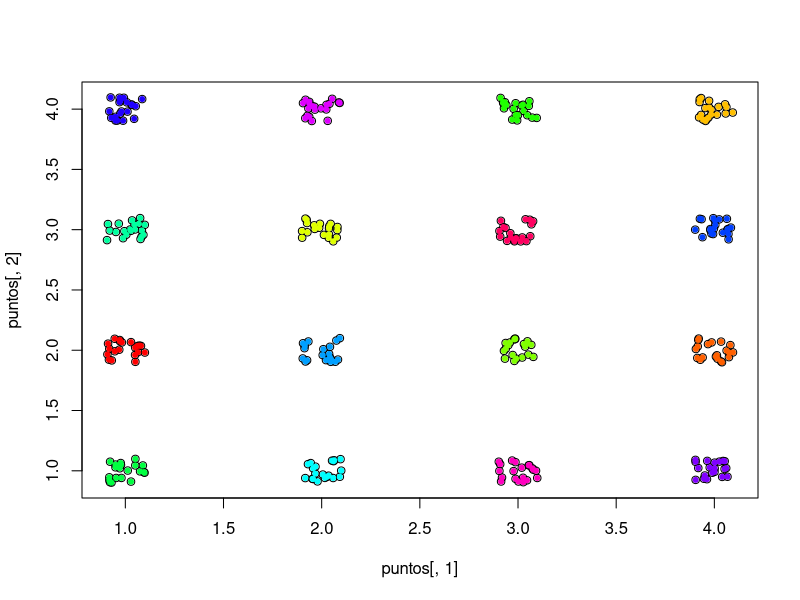

R code for this plot: (Note: this script raises an error after producing the figure.)
#TO DO
#VER COMO IMPLEMENTAR LA FUNCION SAMPLE EN C!

#///////////////
#CONFIGURACIONES
#///////////////

#---------------------------
#Configuraciones del dataset
#---------------------------
dim_red = 4; #los puntos en la red no son reales, son solo los lugares alrededor de los cuales se van a armar los clusters
puntos_por_cluster = 20;
parametro_de_red = 1;
ancho_del_cluster = 0.1; #lo que mide el cluster en x
alto_del_cluster = 0.1; #lo que mide el cluster en y

#---------------------
#Configuraciones de AG
#---------------------
poblacion = 10;
pm = 0.1; #probabilidad de mutacion
pc = 0.3; #probabilidad de single-point crossover
pp = 3; #Cromosomas a seleccionar aleatoreamente en cada busqueda de padres
k_max = 20; #Maxima cantidad de clusters a buscar
alfa = 0.1; #Amplitud de mutacion de valores de activacion
epsilon = 0.3; #Amplitud de mutacion de centroides
soluciones_de_elite = 4; #Las mejores soluciones pasan sin alteraciones a la proxima generacion
generaciones = 1000;
corridas = 1;


#////////////////////
#CARGADO DE LIBRERIAS
#////////////////////


#///////////////////////
#COMIENZAN LAS FUNCIONES
#///////////////////////

#------------------
#Funcion de fitness
#------------------
calcular_fitness <- function(cromosoma, promedio, k_max, puntos){

	#Va a usar como funcion de fitness el indice Calinski-Harabasz 
	#Guarda la distancia de cada punto a su correspondiente cluster
	distancias = matrix(0, ncol=1, nrow=nrow(puntos));

	#Cuantos clusters hay habilitados
	clusters = 0;
	for(i in 1:k_max){
		#Si el valor de activacion es mayor a 0.5 (i.e. esta activado) busca los puntos que pertenecen a ese cluster		
		if(cromosoma[i] >= 0.5) clusters = clusters + 1;
	}
	
	#Si solo hay un cluster, devuelve 0
	if(clusters < 2) return (0);
	distancia_intra_cluster = 0;
	#Asigna primero cada punto a un cluster por proximidad
	for(punto in 1:nrow(puntos)){
		
		#Inicializa la distancia al cluster al que pertenece (inf = no pertenece a ninguno)		
		distancia_a_k = Inf;
		for(i in 1:k_max){
			#Si el valor de activacion es mayor a 0.5 (i.e. esta activado) busca los puntos que pertenecen a ese cluster		
			if(cromosoma[i] >= 0.5){
			  #cat(i, puntos[punto, 1], puntos[punto, 2], cromosoma[(k_max + (2*i - 1))], cromosoma[(k_max + (2*i))],(puntos[punto, 1] - cromosoma[(k_max + (2*i - 1))]),(puntos[punto, 2] - cromosoma[(k_max + (2*i))]),(k_max + (2*i)),(k_max + (2*i-1)),"|");
				#Si la distancia a este centroide es la mas chica, se lo asigno al centroide
				distancia_a_i = (puntos[punto, 1] - cromosoma[(k_max + (2*i - 1))])^2 + (puntos[punto, 2] - cromosoma[(k_max + (2*i))])^2
				#print(distancia_a_i);
				if(distancia_a_i < distancia_a_k) {
					distancia_a_k = distancia_a_i;
				}
			}		

		}
		distancia_intra_cluster = distancia_intra_cluster + distancia_a_k; #La distancia cuadriatica del punto al cluster que pertenece		
	}
	#Suma todas las distancias intra-clusters
	#distancia_intra_cluster = sum(distancias);
	#print(distancia_intra_cluster);
	#Teniendo todo solo resta calcular el indice CH
	ch = (((promedio - distancia_intra_cluster)/distancia_intra_cluster)*(nrow(puntos)-clusters)/(clusters-1));
	return (ch);
}

#-------------------
#Funcion de mutacion
#-------------------
mutar <- function(cromosoma, pm, k_max, alfa, epsilon, valores_limite){
	
	#Muta primero los valores de activacion
	mascara = sample(0:1, k_max, replace=TRUE, c((1-pm),pm));
	for(i in 1:k_max){
		if(mascara[i]){
	
			#muta
			nuevo_va = cromosoma[i] + runif(min=-alfa, max=alfa, 1);
			if(nuevo_va > 1){			
				cromosoma[i] = 1;
			}else if(nuevo_va < 0){
				cromosoma[i] = 0;
			}else{
				cromosoma[i] = nuevo_va;
			}
		}
		
	}

	#Muta ahora los valores de los centroides
	mascara = sample(0:1, k_max, replace=TRUE, c((1-pm),pm));
	t = c(0,0);
	t[1] = epsilon*(valores_limite[1,2] - valores_limite[1,1]); #Amplitud de la mutacion en x
	t[2] = epsilon*(valores_limite[2,2] - valores_limite[2,1]); #Amplitud de la mutacion en y
	for(i in 1:k_max){
		if(mascara[i]){
	
			#muta
			nuevo_x = cromosoma[(k_max+(2*i - 1))] + runif(min=-t[1], max=t[1], 1);
			nuevo_y = cromosoma[(k_max+(2*i))] + runif(min=-t[2], max=t[2], 1);
			if(nuevo_x > valores_limite[1,2]){			
				cromosoma[(k_max+(2*i - 1))] = valores_limite[1,2];
			}else if(nuevo_x < valores_limite[1,1]){
				cromosoma[(k_max+(2*i - 1))] = valores_limite[1,1];
			}else{
				cromosoma[(k_max+(2*i - 1))] = nuevo_x;
			}

			if(nuevo_y > valores_limite[2,2]){			
				cromosoma[(k_max+(2*i))] = valores_limite[2,2];
			}else if(nuevo_y < valores_limite[2,1]){
				cromosoma[(k_max+(2*i))] = valores_limite[2,1];
			}else{
				cromosoma[(k_max+(2*i))] = nuevo_y;
			}

		}
		
	}
	return (cromosoma);
}

#--------------------
#Funcion de crossover
#--------------------
cruzar <- function(cromosomas_padres, pc, k_max){
	#Creamos los hijos
	cromosomas_hijos = cromosomas_padres; 

	#Hace crossover entre dos cromosomas con probabilidad pc para cada elemento
	mascara = sample(0:1, k_max, replace=TRUE, c((1-pc),pc));
	for(i in 1:k_max){
		if(mascara[i]){
	
			#intercambiamos los locus
			cromosomas_hijos[1, (k_max+(2*i - 1)):(k_max+(2*i))] = cromosomas_padres[2, (k_max+(2*i - 1)):(k_max+(2*i))];
			cromosomas_hijos[2, (k_max+(2*i - 1)):(k_max+(2*i))] = cromosomas_padres[1, (k_max+(2*i - 1)):(k_max+(2*i))];
		}
		
	}
	return (cromosomas_hijos);
}

#-----------------------------------------------------
#Funcion que elige una pareja en funcion de su fitness
#-----------------------------------------------------
elegir_pareja <- function(fitness, pp){

	#Toma pp soluciones aleatoreas y nos quedamos con las dos de mejor fitness
	cromosomas<-sample(1:length(fitness), pp, replace=FALSE);
	cromosomas_ordenados <- sort(fitness[cromosomas], decreasing = TRUE, index.return = TRUE);
	return (cromosomas[cromosomas_ordenados$ix[1:2]]);
	
}

#---------------------------------------
#Funcion para generar el dataset inicial
#---------------------------------------
generar_dataset <- function(dim_red, puntos_por_cluster, parametro_de_red, ancho_del_clustero, alto_del_cluster){
	#genero la red equiespaciada
	a <- seq(1, dim_red*parametro_de_red, parametro_de_red);
	red <- matrix(data=a, nrow=dim_red^2, ncol=2);
	red[, 1] <- rep(a, each=dim_red);

	#genero los puntos de datos alrededor de la red
	puntos_en_la_red <- dim_red^2;
	total_de_puntos <- puntos_en_la_red * puntos_por_cluster;

	#Genero los puntos de los clusters
	puntos <- matrix(0, nrow=total_de_puntos, ncol=2);
	puntos[, 1] <- runif(total_de_puntos, -ancho_del_cluster, ancho_del_cluster) + rep(red[, 1], each=puntos_por_cluster);
	puntos[, 2] <- runif(total_de_puntos, -alto_del_cluster, alto_del_cluster) + rep(red[, 2], each=puntos_por_cluster);
	return (list(puntos, red));
}
#-------------------------------------------------------------
#Funcion para pasar de la representacion acga a la de clusters
#-------------------------------------------------------------
acga_a_cluster <- function(cromosoma, k_max, puntos){

	#Incializa la tira que representa la solucion en el formato de clusters
	tira = rep(0, nrow(puntos));

	#Si el valor de activacion es mayor a 0.5 (i.e. esta activado) busca los puntos que pertenecen a ese cluster		
	k_activos = which(cromosoma[1:k_max] >= 0.5);
	#Asigna cada punto a un cluster por proximidad
	for(punto in 1:nrow(puntos)){
		
		#Inicializa la distancia al cluster al que pertenece (inf = no pertenece a ninguno)		
		distancia_a_k = Inf;
		k = 0; #El cluster al que va a pertenecer
		for(i in k_activos){
			#Si la distancia a este centroide es la mas chica, se lo asigno al centroide
			distancia_a_i = (puntos[punto, 1] - cromosoma[(k_max + (2*i - 1))])^2 + (puntos[punto, 2] - cromosoma[(k_max + (2*i))])^2
			if(distancia_a_i < distancia_a_k) {
				distancia_a_k = distancia_a_i;
				k = i;
			}
		}
		#Asigna el punto al cluster mas cercano
		tira[punto] = k; 
	}
	#Ordena la lista para que no queden agujeros entre los clusters (el 111133335555 tiene que ser 111122223333)
	k_actual = 1
	for(i in k_activos){
		elementos_a_modificar = which(tira == i);
		if(length(elementos_a_modificar)){
			tira[elementos_a_modificar] = k_actual;
			k_actual = k_actual + 1;
		}
	}
	return (tira);
}

#////////////////////
#COMIENZA EL PROGRAMA
#////////////////////

#Genera el dataset
dataset <- generar_dataset(dim_red, puntos_por_cluster, parametro_de_red, ancho_del_clustero, alto_del_cluster);
puntos  = dataset[[1]];
red 	= dataset[[2]];

#Trae los valores maximos y minimos para cada dimension de los puntos
valores_limite = matrix(0, ncol=2, nrow=2);
valores_limite[1,1] = min(puntos[, 1]); #[1,1] es el minimo en x
valores_limite[1,2] = max(puntos[, 1]); #[1,2] es el maximo en x
valores_limite[2,1] = min(puntos[, 2]); #[2,1] es el minimo en y
valores_limite[2,2] = max(puntos[, 2]); #[2,2] es el maximo en y

#Matriz en blanco que va a guardar los cromosomas de la poblacion nueva despues de cada corrida
#Cada cromosoma es una tira ordenada de k_max valores de activacion + 2k_max de la informacion de cada centroide
cromosomas_nuevos = matrix(0, ncol=(3*k_max), nrow=poblacion);

#Matriz que guarda el fitness de cada cromosoma
fitness = matrix(0, ncol=1, nrow=poblacion);

#Cantidad de cruzas por iteracion			
cruzas = c(1: as.integer(poblacion/2));

#Para el fitness de los cromosomas vamos a necesitar el promedio 
#de la distancia de los puntos al centroide. Calculamos esto una sola vez.
centroide = t(c(mean(puntos[, 1]), mean(puntos[, 2])));
promedio = sum((puntos[, 1]-centroide[1])^2+(puntos[, 2]-centroide[2])^2);
print(promedio);

#Registro de fitness y de maximo N, con sus errores
registro_de_fitness = matrix(0, ncol=1, nrow=generaciones);
registro_de_error_fitness = matrix(0, ncol=1, nrow=generaciones);
registro_de_n = matrix(0, ncol=1, nrow=generaciones);
registro_de_error_n = matrix(0, ncol=1, nrow=generaciones);

#Fitness objetivo es el mejor fitness que se puede lograr, la solucion es cromsoma_objetivo
cromosoma_objetivo = matrix(c(rep(0.5, dim_red^2), rep(0, (k_max-dim_red^2))), nrow=1);
for(i in 1:dim_red^2){
	cromosoma_objetivo = cbind(cromosoma_objetivo, t(red[i, ]));
}
for(i in (dim_red^2+1):k_max){
	cromosoma_objetivo = cbind(cromosoma_objetivo, t(c(0,0)));
}
fitness_objetivo = calcular_fitness(cromosoma_objetivo, promedio, k_max, puntos);

#Arranca el reloj para medir el tiempo de ejecucion
comienzo_de_reloj <- proc.time()

#Comienzan las corridas
for(corrida in 1:corridas){

	#Genera los cromosomas al azar de la corrida. Primero los valores de activacion
	cromosomas = matrix(runif(k_max*poblacion), ncol=k_max);
	#Revisa que haya al menos dos con más de 0.5
	for(i in 1:poblacion){
		
		#Si no hay dos con mas de 0.5 elige dos posiciones al azar y le pone dos numeros mayores a 0.5
		if(length(which(cromosomas[i, ] > 0.5) < 2)){
			va_a_cambiar = sample(1:k_max, 2, replace=FALSE);
			cromosomas[i, va_a_cambiar[1]] = runif(1, min=0.5);
			cromosomas[i, va_a_cambiar[2]] = runif(1, min=0.5);
		}
	}
	#Ahora genera los centroides. Los genera dentro de los rangos maximos y minimos de los valores limite
	centroides = matrix(0, ncol=(2*k_max), nrow=poblacion);
	for(i in 1:poblacion){
		for(j in 1:k_max){
			centroides[i, (2*j - 1)] = runif(1, min=valores_limite[1,1], max=valores_limite[1,2]);
			centroides[i, (2*j)] = runif(1, min=valores_limite[2,1], max=valores_limite[2,2]);
		}
	}
	cromosomas = cbind(cromosomas, centroides);

	#Generacionando
	for(generacion in 1:generaciones){

		#Calcula el fitness de los cromosomas
		for(cromosoma in 1:poblacion){
			fitness[cromosoma] = calcular_fitness(cromosomas[cromosoma, ], promedio, k_max, puntos);
		}		
    #print(fitness);
		registro_de_fitness[generacion] = mean(fitness);
		registro_de_error_fitness[generacion] = sd(fitness)

		if(generacion%%1 == 0){
                        ibestf<-which.max(fitness);
                        nn <- apply(cromosomas,1,function(x, k){return(length(which(x[1:k]>= 0.5)))}, k=k_max)
			cat(paste("generacion:",generacion,"- fitness mean:sd:max:optimo", 
				  signif(mean(fitness),2),
				  signif(sd(fitness),2),
			          signif(fitness[ibestf],2),
				  signif(fitness_objetivo, 2),
				  "\n"))
			cat(paste("               - N mean:sd:max",
			          mean(nn),sd(nn),nn[ibestf],"\n\n"))
			#registro_de_n[generacion] = nn[ibestf];
			#registro_de_error_n[generacion] = sd(nn);	
		}

		if(generacion == 10){
			cat(paste("Tiempo estimado de ejecucion: ",((proc.time() - comienzo_de_reloj)[1]/10*generaciones),"\n"));
		}

		#Las soluciones con mejor fitness pasan inalteradas
		indice_mejores_soluciones = sort(fitness, index.return=TRUE)$ix[length(fitness):(length(fitness)-soluciones_de_elite + 1)];
		mejores_soluciones = cromosomas[indice_mejores_soluciones, ];

		#Cruza los cromosomas de acuerdo a su fitness. Cuanto mas fitness mas probabilidad de cruza. 
		#Elige poblacion/2 parejas

		pareja_actual = 1; #Indice de la nueva pareja en cada cruza, es interno a este bucle
		for(cruza in cruzas){
			#Elige la pareja a cruzar
			pareja = elegir_pareja(fitness, pp);
			#La cruza y genera dos hijos
			hijos = cruzar(cromosomas[pareja, ], pc, k_max);
			#Asigna a la nueva poblacion los dos hijos
			cromosomas_nuevos[pareja_actual, ] = hijos[1, ];
			cromosomas_nuevos[pareja_actual+1, ] = hijos[2, ];
			#Agrega dos al indice de nuevas parejas
			pareja_actual = pareja_actual + 2;
		}
	
		#Asignamos la nueva poblacion como la poblacion actual
		cromosomas = cromosomas_nuevos;
		
		#Mutamos los nuevos cromosomas
		for(cromosoma in 1:poblacion){
			cromosomas[cromosoma, ] = mutar(cromosomas[cromosoma, ], pm, k_max, alfa, epsilon, valores_limite);
		
		}
		
		#Descartamos los cambios a las soluciones de elite
		cromosomas[indice_mejores_soluciones, ] = mejores_soluciones;		
	
	}
	
}
#Imprime lo que tardo en ejecutar el algoritmo
print(proc.time() - comienzo_de_reloj);

#Muestra los mejores fitness
graphics.off();
soluciones_buenas = which(fitness == max(fitness));
#ibestf<-soluciones_buenas[which(apply(cromosomas[soluciones_buenas, ], 1, function(x,k_maximo){length(which(x[1:k_maximo] >= 0.5))}, k_maximo=k_max) == (dim_red^2))[1]]
ibestf<-soluciones_buenas[1];
mejor_solucion = acga_a_cluster(cromosomas[ibestf, ], k_max, puntos);
plot(puntos[,1],puntos[,2]);
points(puntos[,1],puntos[,2],col=rainbow(length(unique(mejor_solucion)))[mejor_solucion],pch=20);
dev.new();
plot(silhouette(mejor_solucion, dist(puntos)));
x = 1:generaciones;
dev.new()
plot(x, registro_de_fitness, ylim=range(c(registro_de_fitness-registro_de_error_fitness, registro_de_fitness+registro_de_error_fitness)));
arrows(x, registro_de_fitness-registro_de_error_fitness, x, registro_de_fitness+registro_de_error_fitness, length=0.05, angle=90, code=3)
dev.new()
plot(x, registro_de_n, ylim=range(c(registro_de_n-registro_de_error_n, registro_de_n+registro_de_error_n)));
#Con esto grafica barras de error
arrows(x, registro_de_n-registro_de_error_n, x, registro_de_n+registro_de_error_n, length=0.05, angle=90, code=3)

